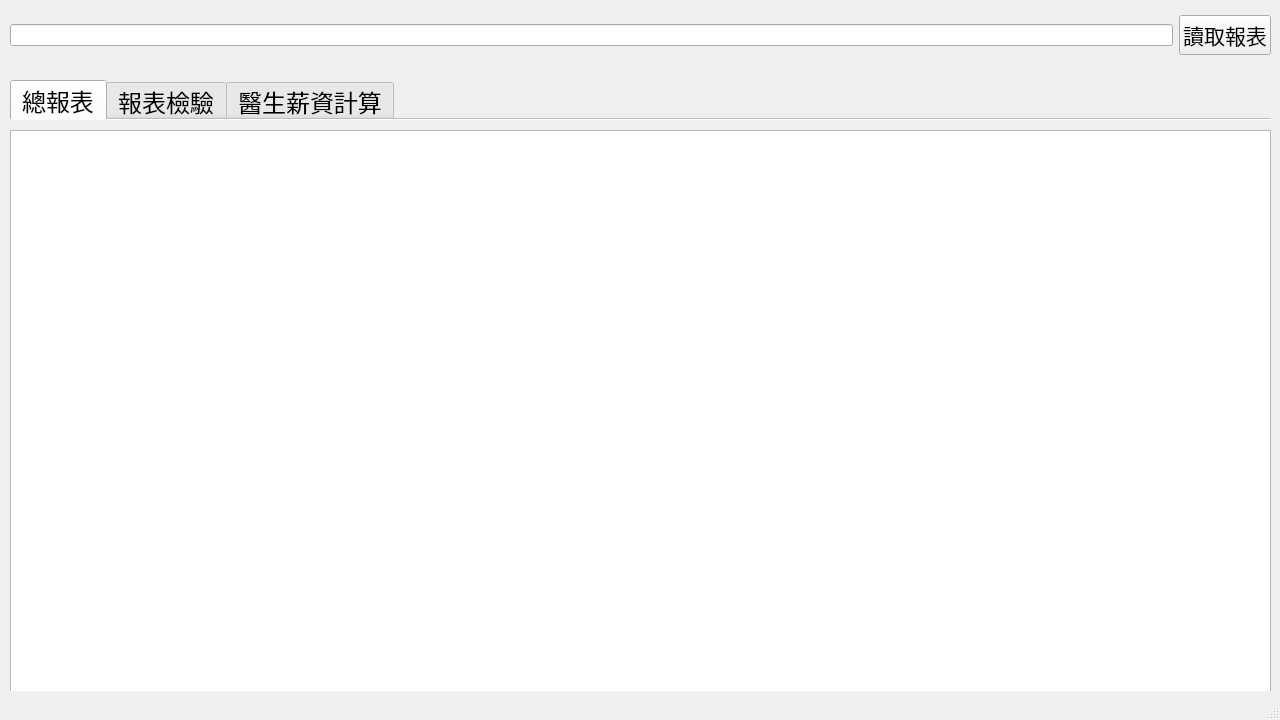
<?xml version="1.0" encoding="UTF-8"?>
<ui version="4.0">
 <class>MainWindow</class>
 <widget class="QMainWindow" name="MainWindow">
  <property name="geometry">
   <rect>
    <x>0</x>
    <y>0</y>
    <width>1280</width>
    <height>720</height>
   </rect>
  </property>
  <property name="minimumSize">
   <size>
    <width>1280</width>
    <height>720</height>
   </size>
  </property>
  <property name="maximumSize">
   <size>
    <width>1280</width>
    <height>720</height>
   </size>
  </property>
  <property name="windowTitle">
   <string>MainWindow</string>
  </property>
  <widget class="QWidget" name="centralwidget">
   <widget class="QWidget" name="horizontalLayoutWidget">
    <property name="geometry">
     <rect>
      <x>10</x>
      <y>10</y>
      <width>1261</width>
      <height>51</height>
     </rect>
    </property>
    <layout class="QHBoxLayout" name="horizontalLayout">
     <item>
      <widget class="QLineEdit" name="le_fp"/>
     </item>
     <item>
      <widget class="QPushButton" name="btn_load">
       <property name="baseSize">
        <size>
         <width>0</width>
         <height>0</height>
        </size>
       </property>
       <property name="font">
        <font>
         <pointsize>16</pointsize>
        </font>
       </property>
       <property name="text">
        <string>讀取報表</string>
       </property>
      </widget>
     </item>
    </layout>
   </widget>
   <widget class="QTabWidget" name="tabWidget">
    <property name="geometry">
     <rect>
      <x>10</x>
      <y>80</y>
      <width>1261</width>
      <height>611</height>
     </rect>
    </property>
    <property name="sizePolicy">
     <sizepolicy hsizetype="Preferred" vsizetype="Maximum">
      <horstretch>0</horstretch>
      <verstretch>0</verstretch>
     </sizepolicy>
    </property>
    <property name="font">
     <font>
      <pointsize>18</pointsize>
     </font>
    </property>
    <property name="layoutDirection">
     <enum>Qt::LeftToRight</enum>
    </property>
    <property name="tabPosition">
     <enum>QTabWidget::North</enum>
    </property>
    <property name="tabShape">
     <enum>QTabWidget::Rounded</enum>
    </property>
    <property name="currentIndex">
     <number>0</number>
    </property>
    <property name="elideMode">
     <enum>Qt::ElideMiddle</enum>
    </property>
    <property name="documentMode">
     <bool>true</bool>
    </property>
    <property name="tabsClosable">
     <bool>false</bool>
    </property>
    <widget class="QWidget" name="tb_all_report">
     <attribute name="title">
      <string>總報表</string>
     </attribute>
     <widget class="QTableView" name="tbv_all_report">
      <property name="geometry">
       <rect>
        <x>0</x>
        <y>10</y>
        <width>1261</width>
        <height>571</height>
       </rect>
      </property>
     </widget>
    </widget>
    <widget class="QWidget" name="tb_check">
     <attribute name="title">
      <string>報表檢驗</string>
     </attribute>
     <widget class="QGroupBox" name="gb_check">
      <property name="geometry">
       <rect>
        <x>0</x>
        <y>0</y>
        <width>630</width>
        <height>581</height>
       </rect>
      </property>
      <property name="font">
       <font>
        <pointsize>16</pointsize>
       </font>
      </property>
      <property name="title">
       <string>核實人數</string>
      </property>
      <widget class="QTableView" name="tbv_check">
       <property name="geometry">
        <rect>
         <x>10</x>
         <y>30</y>
         <width>611</width>
         <height>541</height>
        </rect>
       </property>
      </widget>
     </widget>
     <widget class="QGroupBox" name="gb_non_check">
      <property name="geometry">
       <rect>
        <x>640</x>
        <y>0</y>
        <width>621</width>
        <height>581</height>
       </rect>
      </property>
      <property name="font">
       <font>
        <pointsize>16</pointsize>
       </font>
      </property>
      <property name="title">
       <string>非核實人數</string>
      </property>
      <widget class="QTableView" name="tbv_non_check">
       <property name="geometry">
        <rect>
         <x>10</x>
         <y>30</y>
         <width>601</width>
         <height>541</height>
        </rect>
       </property>
      </widget>
     </widget>
    </widget>
    <widget class="QWidget" name="tb_doctor">
     <attribute name="title">
      <string>醫生薪資計算</string>
     </attribute>
     <widget class="QTableView" name="tbv_doctor_m_report">
      <property name="geometry">
       <rect>
        <x>10</x>
        <y>10</y>
        <width>1251</width>
        <height>501</height>
       </rect>
      </property>
      <property name="sortingEnabled">
       <bool>true</bool>
      </property>
     </widget>
     <widget class="QTableWidget" name="tbw_doctor">
      <property name="enabled">
       <bool>true</bool>
      </property>
      <property name="geometry">
       <rect>
        <x>10</x>
        <y>520</y>
        <width>1251</width>
        <height>61</height>
       </rect>
      </property>
      <property name="font">
       <font>
        <pointsize>16</pointsize>
       </font>
      </property>
      <property name="verticalScrollBarPolicy">
       <enum>Qt::ScrollBarAlwaysOff</enum>
      </property>
      <property name="horizontalScrollBarPolicy">
       <enum>Qt::ScrollBarAlwaysOff</enum>
      </property>
      <property name="dragDropOverwriteMode">
       <bool>false</bool>
      </property>
      <property name="showGrid">
       <bool>true</bool>
      </property>
      <property name="gridStyle">
       <enum>Qt::DashLine</enum>
      </property>
      <attribute name="horizontalHeaderCascadingSectionResizes">
       <bool>false</bool>
      </attribute>
      <row>
       <property name="text">
        <string>總計</string>
       </property>
      </row>
      <column>
       <property name="text">
        <string>病人總數</string>
       </property>
      </column>
      <column>
       <property name="text">
        <string>掛號費</string>
       </property>
      </column>
      <column>
       <property name="text">
        <string>自付費</string>
       </property>
      </column>
      <column>
       <property name="text">
        <string>自費</string>
       </property>
      </column>
      <column>
       <property name="text">
        <string>押金</string>
       </property>
      </column>
      <column>
       <property name="text">
        <string>藥自付</string>
       </property>
      </column>
      <column>
       <property name="text">
        <string>欠款</string>
       </property>
      </column>
      <column>
       <property name="text">
        <string>還款</string>
       </property>
      </column>
      <column>
       <property name="text">
        <string>核實人數</string>
       </property>
      </column>
      <column>
       <property name="text">
        <string>時數</string>
       </property>
      </column>
      <column>
       <property name="text">
        <string>醫師診費</string>
       </property>
      </column>
      <column>
       <property name="text">
        <string>醫師薪水</string>
       </property>
      </column>
     </widget>
    </widget>
   </widget>
  </widget>
  <widget class="QStatusBar" name="statusbar"/>
 </widget>
 <resources/>
 <connections/>
</ui>
